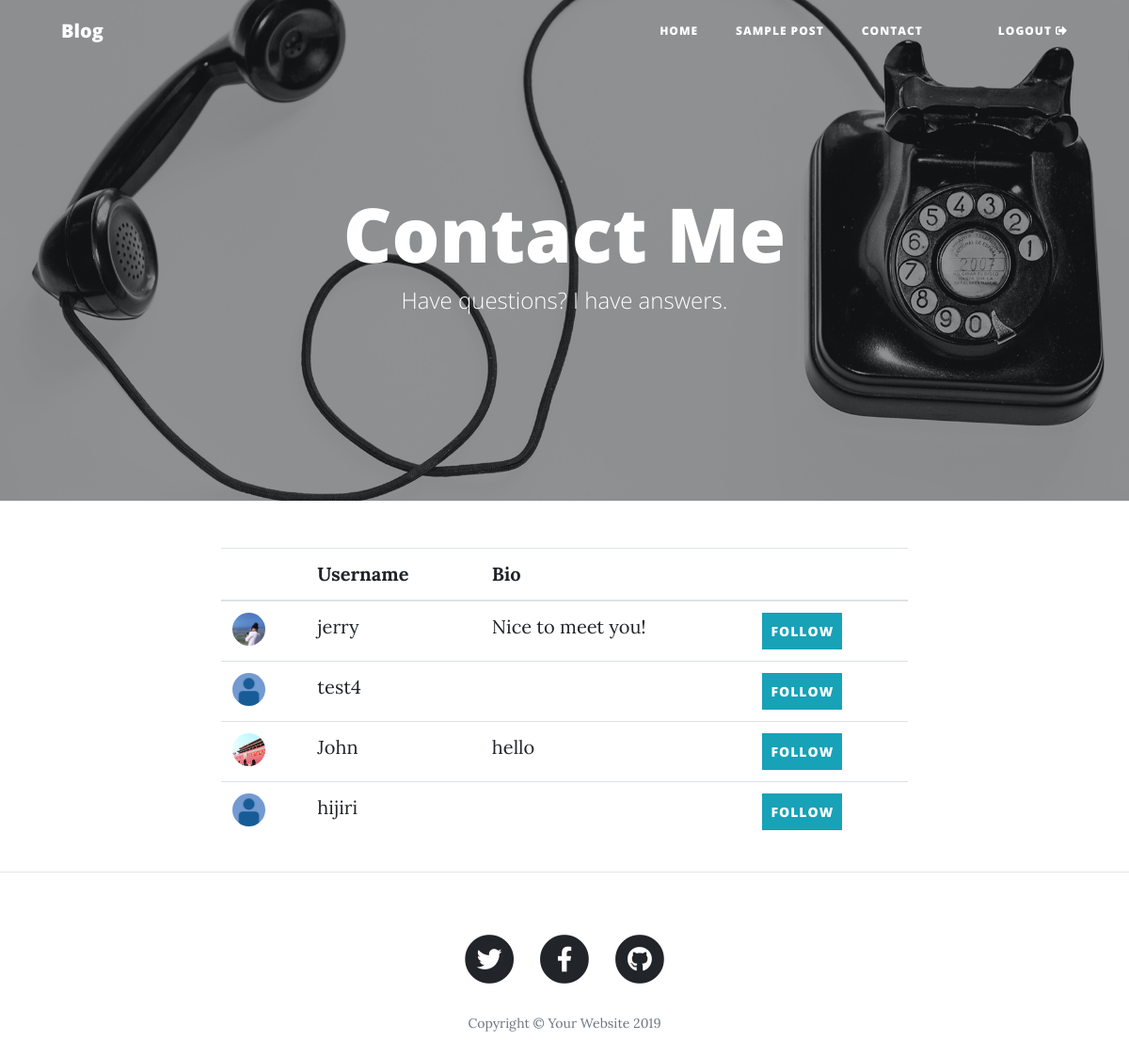
The page /contact.php on the database its author committed.
### tables this page shows
CREATE TABLE `user` (
  `user_id` int(11) NOT NULL,
  `user_first_name` varchar(50) NOT NULL,
  `user_last_name` varchar(50) NOT NULL,
  `username` varchar(50) NOT NULL,
  `email` varchar(50) NOT NULL,
  `phone` int(50) NOT NULL,
  `password` varchar(100) DEFAULT NULL,
  `nationality` varchar(50) NOT NULL,
  `occupation` varchar(50) NOT NULL,
  `bio` varchar(100) NOT NULL,
  `user_picture` varchar(100) NOT NULL DEFAULT 'human-icon-big.png',
  `user_birthday` date NOT NULL,
  `registrationDate` date NOT NULL DEFAULT current_timestamp(),
  `user_status` varchar(1) NOT NULL DEFAULT 'U'
);

### class/database.php (called while the page is built, shortened)
<?php
    class database{
        private $servername = "localhost";
        private $username = "root";
        private $password = "";
        private $database = "portfolio";
        public function __construct(){
            $this->conn = new mysqli($this->servername, $this->username, $this->password, $this->database);
            return $this->conn;
        }
    }
?>

### class/User.php (called while the page is built, shortened)
<?php
    require_once 'database.php';
    class User extends database{
        public function viewUsers($userid){
            $sql ="SELECT * FROM `user` WHERE user_status = 'U' AND NOT user.user_id = '$userid'";
            $rows = array();
            $result = $this->conn->query($sql);
            while($row = $result->fetch_assoc()){
                $rows[] = $row;
            }
            return $rows;
        }
    }
?>

### contact.php (the view, shortened to what this page needs)
<?php
  require_once 'class/User.php';
  $user = new User;
  $userid = $_SESSION['userid'];
  $viewUser = $user->viewUsers($userid);
?>
<!DOCTYPE html>
<html lang="en">
<head>
  <link href="vendor/bootstrap/css/bootstrap.min.css" rel="stylesheet">
  <link href="vendor/fontawesome-free/css/all.min.css" rel="stylesheet" type="text/css">
  <link href="css/clean-blog.min.css" rel="stylesheet">
</head>
<body>
  <nav class="navbar navbar-expand-lg navbar-light fixed-top" id="mainNav">
    <div class="container">
      <a class="navbar-brand" href="index.php">Blog</a>
      <div class="collapse navbar-collapse" id="navbarResponsive">
        <ul class="navbar-nav ml-auto">
          <li class="nav-item">
            <a class="nav-link" href="index.php">Home</a>
          </li>
          <li class="nav-item">
            <a class="nav-link" href="post.php">Sample Post</a>
          </li>
          <li class="nav-item">
            <a class="nav-link" href="contact.php">Contact</a>
          </li>
          <li class="nav-item">
            <a class="nav-link pt-1" href="about.php"><?php
            ?></a>
          </li>
          <li class="nav-item">
            <a class="nav-link" href="actionUser.php?actiontype=logout&userid=<?php echo $_SESSION['userid'] ?>">Logout<i class="fas fa-sign-out-alt ml-1"></i></a>
          </li>
        </ul>
      </div>
    </div>
  </nav>
  <header class="masthead" style="background-image: url('img/contact-bg.jpg')">
    <div class="overlay"></div>
    <div class="container">
      <div class="row">
        <div class="col-lg-8 col-md-10 mx-auto">
          <div class="page-heading">
            <h1>Contact Me</h1>
            <span class="subheading">Have questions? I have answers.</span>
          </div>
        </div>
      </div>
    </div>
  </header>
  <div class="container">
    <div class="row">
      <div class="col-lg-8 col-md-10 mx-auto">
        <table class="table">
          <thead>
            <tr>
              <th></th>
              <th>Username</th>
              <th>Bio</th>
              <th></th>
            </tr>
          </thead>
          <tbody>
        <?php
          foreach($viewUser as $row){
            $userid = $row['user_id'];
            echo "
              <tr>
                <form action='actionUser.php' method='post'>
                <input type='hidden' name='userid' value='$userid'>
                <td><img src='img/".$row['user_picture']."' alt='sing up image' class='rounded-circle' style='width: 35px; height: 35px;'></td>
                <td>".$row['username']."</td>
                <td>".$row['bio']."</td>
                <td><input type='submit' name='follow' value='follow' class='btn btn-info btn p-2 init'></td>
                </form>
              </tr>
            ";
          }
        ?>
          </tbody>
        </table>
      </div>
    </div>
  </div>
  <hr>
  <footer>
    <div class="container">
      <div class="row">
        <div class="col-lg-8 col-md-10 mx-auto">
          <ul class="list-inline text-center">
            <li class="list-inline-item">
              <a href="#">
                <span class="fa-stack fa-lg">
                  <i class="fas fa-circle fa-stack-2x"></i>
                  <i class="fab fa-twitter fa-stack-1x fa-inverse"></i>
                </span>
              </a>
            </li>
            <li class="list-inline-item">
              <a href="#">
                <span class="fa-stack fa-lg">
                  <i class="fas fa-circle fa-stack-2x"></i>
                  <i class="fab fa-facebook-f fa-stack-1x fa-inverse"></i>
                </span>
              </a>
            </li>
            <li class="list-inline-item">
              <a href="#">
                <span class="fa-stack fa-lg">
                  <i class="fas fa-circle fa-stack-2x"></i>
                  <i class="fab fa-github fa-stack-1x fa-inverse"></i>
                </span>
              </a>
            </li>
          </ul>
          <p class="copyright text-muted">Copyright &copy; Your Website 2019</p>
        </div>
      </div>
    </div>
  </footer>
</body>
</html>

### rows shown on the page
user: user_picture (picture), username "jerry", bio "Nice to meet you!"
user: user_picture (picture), username "test4"
user: user_picture (picture), username "John", bio "hello"
user: user_picture (picture), username "hijiri"
